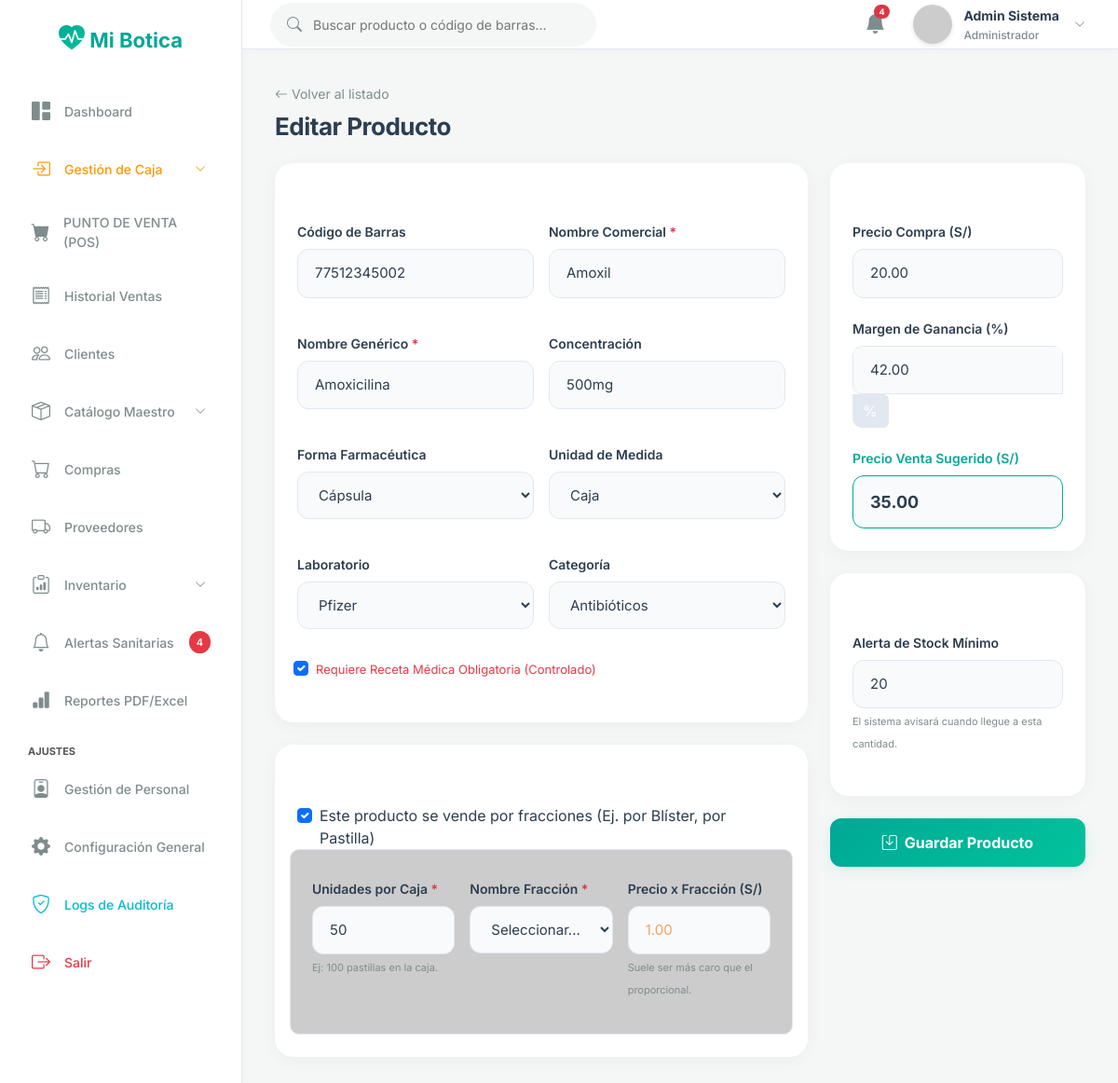
Screenshot of /producto/edit/2 (signed in) with the database file from the repository.
### tables this page shows
CREATE TABLE `productos` (
  `id` int NOT NULL AUTO_INCREMENT,
  `codigo_barras` varchar(50) DEFAULT NULL,
  `nombre_generico` varchar(150) NOT NULL,
  `nombre_comercial` varchar(150) NOT NULL,
  `concentracion` varchar(100) DEFAULT NULL,
  `forma_farmaceutica` varchar(100) DEFAULT NULL,
  `id_laboratorio` int DEFAULT NULL,
  `id_categoria` int DEFAULT NULL,
  `precio_compra` decimal(10,2) NOT NULL DEFAULT '0.00',
  `precio_venta` decimal(10,2) NOT NULL DEFAULT '0.00',
  `margen_ganancia` decimal(5,2) NOT NULL DEFAULT '0.00',
  `unidad_medida` varchar(50) DEFAULT NULL,
  `requiere_receta` tinyint(1) DEFAULT '0',
  `stock_actual` int NOT NULL DEFAULT '0',
  `stock_minimo` int NOT NULL DEFAULT '10',
  `estado` tinyint(1) DEFAULT '1',
  `fraccionable` tinyint(1) DEFAULT '0',
  `unidades_por_caja` int DEFAULT '1',
  `unidad_fraccion` varchar(50) DEFAULT NULL,
  `precio_fraccion` decimal(10,2) DEFAULT '0.00',
  PRIMARY KEY (`id`),
  UNIQUE KEY `codigo_barras` (`codigo_barras`),
  KEY `id_laboratorio` (`id_laboratorio`),
  KEY `id_categoria` (`id_categoria`),
  CONSTRAINT `productos_ibfk_1` FOREIGN KEY (`id_laboratorio`) REFERENCES `laboratorios` (`id`) ON DELETE SET NULL,
  CONSTRAINT `productos_ibfk_2` FOREIGN KEY (`id_categoria`) REFERENCES `categorias` (`id`) ON DELETE SET NULL
);

### app/controllers/ProductoController.php (called while the page is built, shortened)
<?php
class ProductoController extends Controller {
    public function edit($id) {
        $modelo = $this->model('Producto');
        $catModel = $this->model('Categoria');
        $labModel = $this->model('Laboratorio');
        $data = [
            'title' => 'Editar Producto',
            'categorias' => $catModel->getAll(),
            'laboratorios' => $labModel->getAll(),
            'producto' => $modelo->getById($id)
        ];
        $this->view('productos/form', $data);
    }
}

### app/core/App.php (called while the page is built, shortened)
<?php
class App {
    protected $method = 'login';
    public function __construct() {
        $url = $this->parseUrl();
        if (isset($url[0]) && file_exists('../app/controllers/' . ucfirst($url[0]) . 'Controller.php')) {
            unset($url[0]);
        }
        $this->controller = new $this->controller;
        if (isset($url[1])) {
            if (method_exists($this->controller, $url[1])) {
                $this->method = $url[1];
                unset($url[1]);
            }
        }
        $this->params = $url ? array_values($url) : [];
        call_user_func_array([$this->controller, $this->method], $this->params);
    }
    public function parseUrl() {
        if (isset($_GET['url'])) {
            return explode('/', filter_var(rtrim($_GET['url'], '/'), FILTER_SANITIZE_URL));
        }
        return [];
    }
}

### public/index.php (called while the page is built, shortened)
<?php
require_once '../app/config/database.php';
require_once '../app/core/App.php';
require_once '../app/core/Controller.php';
$app = new App();

### app/models/Producto.php (called while the page is built, shortened)
<?php
class Producto {
    private $conn;
    public function __construct() {
        $db = new Database();
        $this->conn = $db->getConnection();
    }
    public function getById($id) {
        $stmt = $this->conn->prepare("SELECT * FROM productos WHERE id = :id");
        $stmt->bindParam(':id', $id);
        $stmt->execute();
        return $stmt->fetch(PDO::FETCH_ASSOC);
    }
}

### app/config/database.php (called while the page is built, shortened)
<?php
class Database {
    private $host = "localhost";
    private $db_name = "botica_db";
    private $username = "root";
    private $password = "";
    public function getConnection() {
        $this->conn = null;
        try {
            $this->conn = new PDO("mysql:host=" . $this->host . ";dbname=" . $this->db_name . ";charset=utf8mb4", $this->username, $this->password);
            $this->conn->exec("SET NAMES utf8mb4");
        } catch(PDOException $exception) {
            error_log("Error de conexión a la base de datos: " . $exception->getMessage());
            die("No se pudo conectar con la base de datos. Intente nuevamente más tarde.");
        }
        return $this->conn;
    }
}
?>

### app/models/Categoria.php (called while the page is built, shortened)
<?php
class Categoria {
    private $conn;
    public function __construct() {
        $db = new Database();
        $this->conn = $db->getConnection();
    }
    public function getAll() {
        $stmt = $this->conn->prepare("SELECT * FROM categorias WHERE estado = 1 ORDER BY nombre");
        $stmt->execute();
        return $stmt->fetchAll(PDO::FETCH_ASSOC);
    }
}

### app/models/Laboratorio.php (called while the page is built, shortened)
<?php
class Laboratorio {
    private $conn;
    public function __construct() {
        $db = new Database();
        $this->conn = $db->getConnection();
    }
    public function getAll() {
        $stmt = $this->conn->prepare("SELECT * FROM laboratorios WHERE estado = 1 ORDER BY nombre");
        $stmt->execute();
        return $stmt->fetchAll(PDO::FETCH_ASSOC);
    }
}

### app/views/productos/form.php (the view, shortened to what this page needs)
<div class="page-content">
    <div class="mb-4">
        <a href="<?php echo BASE_URL; ?>producto/index" style="color: var(--text-secondary); text-decoration: none; font-size: 14px;">
            <i class="bi bi-arrow-left"></i> Volver al listado
        </a>
        <h1 class="page-title mt-2"><?php echo htmlspecialchars($data['title']); ?></h1>
    </div>
    <?php $p = $data['producto']; ?>
    <form action="<?php echo BASE_URL; ?>producto/save" method="POST">
        <div class="row g-4">
            <div class="col-md-8">
                <div class="card-metric">
                    <h5 style="color: #fff; font-size: 16px; margin-bottom: 20px;">Información Principal</h5>
                    <div class="row g-3">
                        <div class="col-md-6 form-group">
                            <label class="form-label">Código de Barras</label>
                            <input type="text" class="form-control-custom" name="codigo_barras" value="<?php echo $p ? htmlspecialchars($p['codigo_barras']) : ''; ?>" placeholder="Escanear o digitar...">
                        </div>
                        <div class="col-md-6 form-group">
                            <label class="form-label">Nombre Comercial <span class="text-danger">*</span></label>
                            <input type="text" class="form-control-custom" name="nombre_comercial" value="<?php echo $p ? htmlspecialchars($p['nombre_comercial']) : ''; ?>" required>
                        </div>
                        <div class="col-md-6 form-group">
                            <label class="form-label">Nombre Genérico <span class="text-danger">*</span></label>
                            <input type="text" class="form-control-custom" name="nombre_generico" value="<?php echo $p ? htmlspecialchars($p['nombre_generico']) : ''; ?>" required>
                        </div>
                        <div class="col-md-6 form-group">
                            <label class="form-label">Concentración</label>
                            <input type="text" class="form-control-custom" name="concentracion" value="<?php echo $p ? htmlspecialchars($p['concentracion']) : ''; ?>" placeholder="Ej: 500mg">
                        </div>
                        <div class="col-md-6 form-group">
                            <label class="form-label">Forma Farmacéutica</label>
                            <select class="form-control-custom" name="forma_farmaceutica">
                                <?php
                                $formas = ['Tableta', 'Cápsula', 'Jarabe', 'Suspensión', 'Ampolla', 'Crema', 'Gel', 'Inyectable', 'Gotas'];
                                foreach($formas as $f):
                                    $sel = ($p && $p['forma_farmaceutica'] == $f) ? 'selected' : '';
                                ?>
                                <option value="<?php echo $f; ?>" <?php echo $sel; ?>><?php echo $f; ?></option>
                                <?php endforeach; ?>
                            </select>
                        </div>
                        <div class="col-md-6 form-group">
                            <label class="form-label">Unidad de Medida</label>
                            <select class="form-control-custom" name="unidad_medida">
                                <?php
                                $ums = ['Unidad', 'Caja', 'Blister', 'Frasco', 'Tubo'];
                                foreach($ums as $u):
                                    $sel = ($p && $p['unidad_medida'] == $u) ? 'selected' : '';
                                ?>
                                <option value="<?php echo $u; ?>" <?php echo $sel; ?>><?php echo $u; ?></option>
                                <?php endforeach; ?>
                            </select>
                        </div>
                        <div class="col-md-6 form-group">
                            <label class="form-label">Laboratorio</label>
                            <select class="form-control-custom" name="id_laboratorio">
                                <?php foreach($data['laboratorios'] as $lab):
                                    $sel = ($p && $p['id_laboratorio'] == $lab['id']) ? 'selected' : '';
                                ?>
                                <option value="<?php echo $lab['id']; ?>" <?php echo $sel; ?>><?php echo htmlspecialchars($lab['nombre']); ?></option>
                                <?php endforeach; ?>
                            </select>
                        </div>
                        <div class="col-md-6 form-group">
                            <label class="form-label">Categoría</label>
                            <select class="form-control-custom" name="id_categoria">
                                <?php foreach($data['categorias'] as $cat):
                                    $sel = ($p && $p['id_categoria'] == $cat['id']) ? 'selected' : '';
                                ?>
                                <option value="<?php echo $cat['id']; ?>" <?php echo $sel; ?>><?php echo htmlspecialchars($cat['nombre']); ?></option>
                                <?php endforeach; ?>
                            </select>
                        </div>
                        <div class="col-md-12 form-group form-check mt-2 ms-1">
                            <input type="checkbox" class="form-check-input" id="req_receta" name="requiere_receta" value="1" <?php echo ($p && $p['requiere_receta'] == 1) ? 'checked' : ''; ?>>
                            <label class="form-check-label" for="req_receta" style="color: var(--danger); font-size: 13px;">Requiere Receta Médica Obligatoria (Controlado)</label>
                        </div>
                    </div>
                </div>
                <div class="card-metric mt-4">
                    <h5 style="color: #fff; font-size: 16px; margin-bottom: 20px;">
                        <i class="bi bi-box-seam"></i> Venta Fraccionada
                    </h5>
                    <div class="form-group form-check mb-3">
                        <input type="checkbox" class="form-check-input" id="fraccionable" name="fraccionable" value="1" <?php echo ($p && isset($p['fraccionable']) && $p['fraccionable'] == 1) ? 'checked' : ''; ?>>
                        <label class="form-check-label" style="color:var(--text-primary);" for="fraccionable">Este producto se vende por fracciones (Ej. por Blíster, por Pastilla)</label>
                    </div>
                    <div class="row g-3" id="fraccion_config" style="display: none; background: rgba(0,0,0,0.2); padding: 15px; border-radius: 10px; border: 1px solid var(--border-color);">
                        <div class="col-md-4 form-group">
                            <label class="form-label">Unidades por Caja <span class="text-danger">*</span></label>
                            <input type="number" class="form-control-custom" name="unidades_por_caja" id="uCaja" value="<?php echo ($p && isset($p['unidades_por_caja'])) ? $p['unidades_por_caja'] : '1'; ?>" min="1">
                            <small style="color:var(--text-secondary); font-size: 11px;">Ej: 100 pastillas en la caja.</small>
                        </div>
                        <div class="col-md-4 form-group">
                            <label class="form-label">Nombre Fracción <span class="text-danger">*</span></label>
                            <select class="form-control-custom" name="unidad_fraccion">
                                <option value="">Seleccionar...</option>
                            </select>
                        </div>
                        <div class="col-md-4 form-group">
                            <label class="form-label">Precio x Fracción (S/)</label>
                            <input type="number" step="0.01" class="form-control-custom text-warning font-weight-bold" name="precio_fraccion" id="pFraccion" value="<?php echo ($p && isset($p['precio_fraccion'])) ? $p['precio_fraccion'] : '0.00'; ?>">
                            <small style="color:var(--text-secondary); font-size: 11px;">Suele ser más caro que el proporcional.</small>
                        </div>
                    </div>
                </div>
            </div>
            <div class="col-md-4">
                <div class="card-metric mb-4">
                    <h5 style="color: #fff; font-size: 16px; margin-bottom: 20px;">Precios y Márgenes</h5>
                    <div class="form-group">
                        <label class="form-label">Precio Compra (S/)</label>
                        <input type="number" step="0.01" class="form-control-custom calc-in" name="precio_compra" id="pCompra" value="<?php echo $p ? $p['precio_compra'] : '0.00'; ?>" required>
                    </div>
                    <div class="form-group">
                        <label class="form-label">Margen de Ganancia (%)</label>
                        <div class="input-group" style="border-radius:10px; overflow:hidden;">
                            <input type="number" step="0.01" class="form-control-custom calc-in" name="margen_ganancia" id="pMargen" value="<?php echo $p ? $p['margen_ganancia'] : '40.00'; ?>" required style="border-radius: 10px 0 0 10px;">
                            <span class="input-group-text" style="background-color: var(--border-color); border:none; color:#fff;">%</span>
                        </div>
                    </div>
                    <div class="form-group mb-0">
                        <label class="form-label" style="color: var(--accent-primary);">Precio Venta Sugerido (S/)</label>
                        <input type="number" step="0.01" class="form-control-custom" name="precio_venta" id="pVenta" value="<?php echo $p ? $p['precio_venta'] : '0.00'; ?>" style="border-color: var(--accent-primary); font-size: 18px; font-weight: 700;" required>
                    </div>
                </div>
                <div class="card-metric">
                    <h5 style="color: #fff; font-size: 16px; margin-bottom: 20px;">Configuración de Stock</h5>
                    <div class="form-group">
                        <label class="form-label">Alerta de Stock Mínimo</label>
                        <input type="number" class="form-control-custom" name="stock_minimo" value="<?php echo $p ? $p['stock_minimo'] : '10'; ?>" required>
                        <small style="color:var(--text-secondary); font-size: 11px;">El sistema avisará cuando llegue a esta cantidad.</small>
                    </div>
                </div>
                <button type="submit" class="btn-primary-custom mt-4 d-flex justify-content-center align-items-center gap-2">
                    <i class="bi bi-save"></i> Guardar Producto
                </button>
            </div>
        </div>
    </form>
</div>

### rows the page displays
productos: codigo_barras "77512345002", nombre_comercial "Amoxil", nombre_generico "Amoxicilina", concentracion "500mg", requiere_receta "☑", fraccionable "☑", unidades_por_caja "50", precio_fraccion "1.00", precio_compra "20.00", margen_ganancia "42.00", precio_venta "35.00", stock_minimo "20"

### other values shown
$_totalNotifs "4"
$_SESSION['nombre'] "Admin Sistema"
$roles[$_SESSION['rol_id'] ?? 1] "Administrador"
$data['title'] "Editar Producto"
form field forma_farmaceutica "Cápsula"
form field unidad_medida "Caja"
form field id_laboratorio "Pfizer"
form field id_categoria "Antibióticos"
